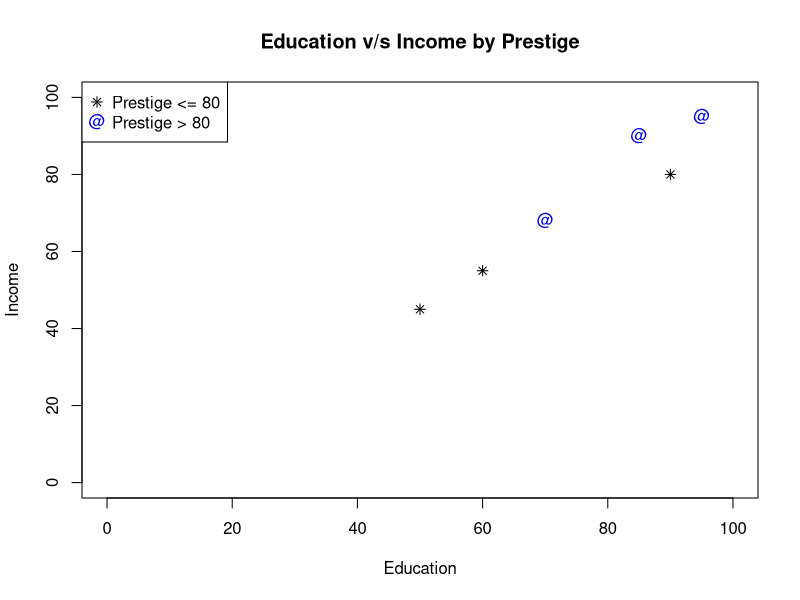

This figure's R source:
## Q3. Write R code that will plot education on the x-axis and income on the y-axis, with 
#      both x- and y-axis limits fixed to be [0;100]. Provide appropriate axis labels. For 
#      jobs with a prestige value of less than or equal to 80, use a black * as the point 
#      character. For jobs with prestige greater than 80, use a blue @.

# Solutions :
education <- c(60, 70, 90, 85, 50, 95)
income <- c(55, 68, 80, 90, 45, 95)
prestige <- c(70, 85, 60, 90, 75, 88)
plot(
  x = education, y = income,
  xlim = c(0, 100), ylim = c(0, 100),
  xlab = "Education", ylab = "Income",
  type = "n", main = "Education v/s Income by Prestige"
)

points(education[prestige <= 80], income[prestige <= 80], pch = 8,
       col = "black"
)

points(education[prestige > 80], income[prestige > 80], pch = 64,
       col = "blue"
)

legend("topleft", legend = c("Prestige <= 80", "Prestige > 80"),
       pch = c(8, 64),
       col = c("black", "blue")
)
